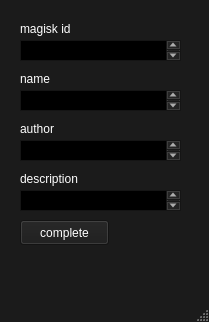
<?xml version="1.0" encoding="UTF-8"?>
<ui version="4.0">
 <class>MainWindow</class>
 <widget class="QMainWindow" name="MainWindow">
  <property name="geometry">
   <rect>
    <x>0</x>
    <y>0</y>
    <width>209</width>
    <height>322</height>
   </rect>
  </property>
  <property name="palette">
   <palette>
    <active>
     <colorrole role="WindowText">
      <brush brushstyle="SolidPattern">
       <color alpha="255">
        <red>255</red>
        <green>255</green>
        <blue>255</blue>
       </color>
      </brush>
     </colorrole>
     <colorrole role="Button">
      <brush brushstyle="SolidPattern">
       <color alpha="255">
        <red>27</red>
        <green>27</green>
        <blue>27</blue>
       </color>
      </brush>
     </colorrole>
     <colorrole role="Light">
      <brush brushstyle="SolidPattern">
       <color alpha="255">
        <red>40</red>
        <green>40</green>
        <blue>40</blue>
       </color>
      </brush>
     </colorrole>
     <colorrole role="Midlight">
      <brush brushstyle="SolidPattern">
       <color alpha="255">
        <red>33</red>
        <green>33</green>
        <blue>33</blue>
       </color>
      </brush>
     </colorrole>
     <colorrole role="Dark">
      <brush brushstyle="SolidPattern">
       <color alpha="255">
        <red>13</red>
        <green>13</green>
        <blue>13</blue>
       </color>
      </brush>
     </colorrole>
     <colorrole role="Mid">
      <brush brushstyle="SolidPattern">
       <color alpha="255">
        <red>18</red>
        <green>18</green>
        <blue>18</blue>
       </color>
      </brush>
     </colorrole>
     <colorrole role="Text">
      <brush brushstyle="SolidPattern">
       <color alpha="255">
        <red>255</red>
        <green>255</green>
        <blue>255</blue>
       </color>
      </brush>
     </colorrole>
     <colorrole role="BrightText">
      <brush brushstyle="SolidPattern">
       <color alpha="255">
        <red>255</red>
        <green>255</green>
        <blue>255</blue>
       </color>
      </brush>
     </colorrole>
     <colorrole role="ButtonText">
      <brush brushstyle="SolidPattern">
       <color alpha="255">
        <red>255</red>
        <green>255</green>
        <blue>255</blue>
       </color>
      </brush>
     </colorrole>
     <colorrole role="Base">
      <brush brushstyle="SolidPattern">
       <color alpha="255">
        <red>0</red>
        <green>0</green>
        <blue>0</blue>
       </color>
      </brush>
     </colorrole>
     <colorrole role="Window">
      <brush brushstyle="SolidPattern">
       <color alpha="255">
        <red>27</red>
        <green>27</green>
        <blue>27</blue>
       </color>
      </brush>
     </colorrole>
     <colorrole role="Shadow">
      <brush brushstyle="SolidPattern">
       <color alpha="255">
        <red>0</red>
        <green>0</green>
        <blue>0</blue>
       </color>
      </brush>
     </colorrole>
     <colorrole role="AlternateBase">
      <brush brushstyle="SolidPattern">
       <color alpha="255">
        <red>13</red>
        <green>13</green>
        <blue>13</blue>
       </color>
      </brush>
     </colorrole>
     <colorrole role="ToolTipBase">
      <brush brushstyle="SolidPattern">
       <color alpha="255">
        <red>255</red>
        <green>255</green>
        <blue>220</blue>
       </color>
      </brush>
     </colorrole>
     <colorrole role="ToolTipText">
      <brush brushstyle="SolidPattern">
       <color alpha="255">
        <red>0</red>
        <green>0</green>
        <blue>0</blue>
       </color>
      </brush>
     </colorrole>
     <colorrole role="PlaceholderText">
      <brush brushstyle="SolidPattern">
       <color alpha="128">
        <red>255</red>
        <green>255</green>
        <blue>255</blue>
       </color>
      </brush>
     </colorrole>
    </active>
    <inactive>
     <colorrole role="WindowText">
      <brush brushstyle="SolidPattern">
       <color alpha="255">
        <red>255</red>
        <green>255</green>
        <blue>255</blue>
       </color>
      </brush>
     </colorrole>
     <colorrole role="Button">
      <brush brushstyle="SolidPattern">
       <color alpha="255">
        <red>27</red>
        <green>27</green>
        <blue>27</blue>
       </color>
      </brush>
     </colorrole>
     <colorrole role="Light">
      <brush brushstyle="SolidPattern">
       <color alpha="255">
        <red>40</red>
        <green>40</green>
        <blue>40</blue>
       </color>
      </brush>
     </colorrole>
     <colorrole role="Midlight">
      <brush brushstyle="SolidPattern">
       <color alpha="255">
        <red>33</red>
        <green>33</green>
        <blue>33</blue>
       </color>
      </brush>
     </colorrole>
     <colorrole role="Dark">
      <brush brushstyle="SolidPattern">
       <color alpha="255">
        <red>13</red>
        <green>13</green>
        <blue>13</blue>
       </color>
      </brush>
     </colorrole>
     <colorrole role="Mid">
      <brush brushstyle="SolidPattern">
       <color alpha="255">
        <red>18</red>
        <green>18</green>
        <blue>18</blue>
       </color>
      </brush>
     </colorrole>
     <colorrole role="Text">
      <brush brushstyle="SolidPattern">
       <color alpha="255">
        <red>255</red>
        <green>255</green>
        <blue>255</blue>
       </color>
      </brush>
     </colorrole>
     <colorrole role="BrightText">
      <brush brushstyle="SolidPattern">
       <color alpha="255">
        <red>255</red>
        <green>255</green>
        <blue>255</blue>
       </color>
      </brush>
     </colorrole>
     <colorrole role="ButtonText">
      <brush brushstyle="SolidPattern">
       <color alpha="255">
        <red>255</red>
        <green>255</green>
        <blue>255</blue>
       </color>
      </brush>
     </colorrole>
     <colorrole role="Base">
      <brush brushstyle="SolidPattern">
       <color alpha="255">
        <red>0</red>
        <green>0</green>
        <blue>0</blue>
       </color>
      </brush>
     </colorrole>
     <colorrole role="Window">
      <brush brushstyle="SolidPattern">
       <color alpha="255">
        <red>27</red>
        <green>27</green>
        <blue>27</blue>
       </color>
      </brush>
     </colorrole>
     <colorrole role="Shadow">
      <brush brushstyle="SolidPattern">
       <color alpha="255">
        <red>0</red>
        <green>0</green>
        <blue>0</blue>
       </color>
      </brush>
     </colorrole>
     <colorrole role="AlternateBase">
      <brush brushstyle="SolidPattern">
       <color alpha="255">
        <red>13</red>
        <green>13</green>
        <blue>13</blue>
       </color>
      </brush>
     </colorrole>
     <colorrole role="ToolTipBase">
      <brush brushstyle="SolidPattern">
       <color alpha="255">
        <red>255</red>
        <green>255</green>
        <blue>220</blue>
       </color>
      </brush>
     </colorrole>
     <colorrole role="ToolTipText">
      <brush brushstyle="SolidPattern">
       <color alpha="255">
        <red>0</red>
        <green>0</green>
        <blue>0</blue>
       </color>
      </brush>
     </colorrole>
     <colorrole role="PlaceholderText">
      <brush brushstyle="SolidPattern">
       <color alpha="128">
        <red>255</red>
        <green>255</green>
        <blue>255</blue>
       </color>
      </brush>
     </colorrole>
    </inactive>
    <disabled>
     <colorrole role="WindowText">
      <brush brushstyle="SolidPattern">
       <color alpha="255">
        <red>13</red>
        <green>13</green>
        <blue>13</blue>
       </color>
      </brush>
     </colorrole>
     <colorrole role="Button">
      <brush brushstyle="SolidPattern">
       <color alpha="255">
        <red>27</red>
        <green>27</green>
        <blue>27</blue>
       </color>
      </brush>
     </colorrole>
     <colorrole role="Light">
      <brush brushstyle="SolidPattern">
       <color alpha="255">
        <red>40</red>
        <green>40</green>
        <blue>40</blue>
       </color>
      </brush>
     </colorrole>
     <colorrole role="Midlight">
      <brush brushstyle="SolidPattern">
       <color alpha="255">
        <red>33</red>
        <green>33</green>
        <blue>33</blue>
       </color>
      </brush>
     </colorrole>
     <colorrole role="Dark">
      <brush brushstyle="SolidPattern">
       <color alpha="255">
        <red>13</red>
        <green>13</green>
        <blue>13</blue>
       </color>
      </brush>
     </colorrole>
     <colorrole role="Mid">
      <brush brushstyle="SolidPattern">
       <color alpha="255">
        <red>18</red>
        <green>18</green>
        <blue>18</blue>
       </color>
      </brush>
     </colorrole>
     <colorrole role="Text">
      <brush brushstyle="SolidPattern">
       <color alpha="255">
        <red>13</red>
        <green>13</green>
        <blue>13</blue>
       </color>
      </brush>
     </colorrole>
     <colorrole role="BrightText">
      <brush brushstyle="SolidPattern">
       <color alpha="255">
        <red>255</red>
        <green>255</green>
        <blue>255</blue>
       </color>
      </brush>
     </colorrole>
     <colorrole role="ButtonText">
      <brush brushstyle="SolidPattern">
       <color alpha="255">
        <red>13</red>
        <green>13</green>
        <blue>13</blue>
       </color>
      </brush>
     </colorrole>
     <colorrole role="Base">
      <brush brushstyle="SolidPattern">
       <color alpha="255">
        <red>27</red>
        <green>27</green>
        <blue>27</blue>
       </color>
      </brush>
     </colorrole>
     <colorrole role="Window">
      <brush brushstyle="SolidPattern">
       <color alpha="255">
        <red>27</red>
        <green>27</green>
        <blue>27</blue>
       </color>
      </brush>
     </colorrole>
     <colorrole role="Shadow">
      <brush brushstyle="SolidPattern">
       <color alpha="255">
        <red>0</red>
        <green>0</green>
        <blue>0</blue>
       </color>
      </brush>
     </colorrole>
     <colorrole role="AlternateBase">
      <brush brushstyle="SolidPattern">
       <color alpha="255">
        <red>27</red>
        <green>27</green>
        <blue>27</blue>
       </color>
      </brush>
     </colorrole>
     <colorrole role="ToolTipBase">
      <brush brushstyle="SolidPattern">
       <color alpha="255">
        <red>255</red>
        <green>255</green>
        <blue>220</blue>
       </color>
      </brush>
     </colorrole>
     <colorrole role="ToolTipText">
      <brush brushstyle="SolidPattern">
       <color alpha="255">
        <red>0</red>
        <green>0</green>
        <blue>0</blue>
       </color>
      </brush>
     </colorrole>
     <colorrole role="PlaceholderText">
      <brush brushstyle="SolidPattern">
       <color alpha="128">
        <red>255</red>
        <green>255</green>
        <blue>255</blue>
       </color>
      </brush>
     </colorrole>
    </disabled>
   </palette>
  </property>
  <property name="windowTitle">
   <string>MainWindow</string>
  </property>
  <widget class="QWidget" name="centralwidget">
   <widget class="QLabel" name="magisk_id">
    <property name="geometry">
     <rect>
      <x>20</x>
      <y>20</y>
      <width>67</width>
      <height>17</height>
     </rect>
    </property>
    <property name="text">
     <string>magisk id</string>
    </property>
   </widget>
   <widget class="QTextEdit" name="magisk_id_e">
    <property name="geometry">
     <rect>
      <x>20</x>
      <y>40</y>
      <width>161</width>
      <height>21</height>
     </rect>
    </property>
    <property name="markdown">
     <string/>
    </property>
    <property name="html">
     <string>&lt;!DOCTYPE HTML PUBLIC &quot;-//W3C//DTD HTML 4.0//EN&quot; &quot;http://www.w3.org/TR/REC-html40/strict.dtd&quot;&gt;
&lt;html&gt;&lt;head&gt;&lt;meta name=&quot;qrichtext&quot; content=&quot;1&quot; /&gt;&lt;style type=&quot;text/css&quot;&gt;
p, li { white-space: pre-wrap; }
&lt;/style&gt;&lt;/head&gt;&lt;body style=&quot; font-family:'Ubuntu'; font-size:11pt; font-weight:400; font-style:normal;&quot;&gt;
&lt;p style=&quot;-qt-paragraph-type:empty; margin-top:0px; margin-bottom:0px; margin-left:0px; margin-right:0px; -qt-block-indent:0; text-indent:0px;&quot;&gt;&lt;br /&gt;&lt;/p&gt;&lt;/body&gt;&lt;/html&gt;</string>
    </property>
   </widget>
   <widget class="QLabel" name="name">
    <property name="geometry">
     <rect>
      <x>20</x>
      <y>70</y>
      <width>67</width>
      <height>17</height>
     </rect>
    </property>
    <property name="text">
     <string>name</string>
    </property>
   </widget>
   <widget class="QTextEdit" name="name_e">
    <property name="geometry">
     <rect>
      <x>20</x>
      <y>90</y>
      <width>161</width>
      <height>21</height>
     </rect>
    </property>
   </widget>
   <widget class="QLabel" name="description">
    <property name="geometry">
     <rect>
      <x>20</x>
      <y>170</y>
      <width>111</width>
      <height>17</height>
     </rect>
    </property>
    <property name="text">
     <string>description</string>
    </property>
   </widget>
   <widget class="QTextEdit" name="description_e">
    <property name="geometry">
     <rect>
      <x>20</x>
      <y>190</y>
      <width>161</width>
      <height>21</height>
     </rect>
    </property>
   </widget>
   <widget class="QLabel" name="author">
    <property name="geometry">
     <rect>
      <x>20</x>
      <y>120</y>
      <width>67</width>
      <height>17</height>
     </rect>
    </property>
    <property name="text">
     <string>author</string>
    </property>
   </widget>
   <widget class="QTextEdit" name="author_e">
    <property name="geometry">
     <rect>
      <x>20</x>
      <y>140</y>
      <width>161</width>
      <height>21</height>
     </rect>
    </property>
   </widget>
   <widget class="QPushButton" name="finaldone">
    <property name="geometry">
     <rect>
      <x>20</x>
      <y>220</y>
      <width>89</width>
      <height>25</height>
     </rect>
    </property>
    <property name="text">
     <string>complete</string>
    </property>
   </widget>
  </widget>
  <widget class="QMenuBar" name="menubar">
   <property name="geometry">
    <rect>
     <x>0</x>
     <y>0</y>
     <width>209</width>
     <height>22</height>
    </rect>
   </property>
  </widget>
  <widget class="QStatusBar" name="statusbar"/>
 </widget>
 <resources/>
 <connections/>
</ui>
